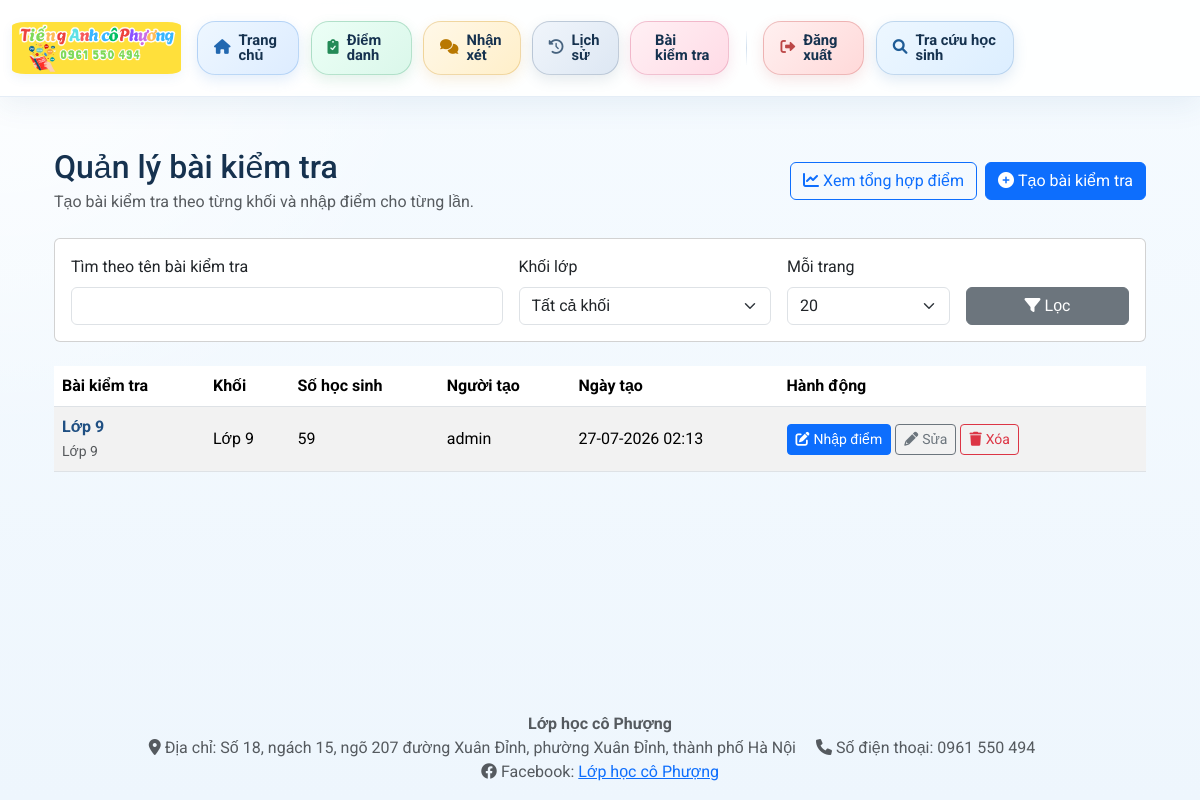
Page /tests (signed in) on the committed database.
### models.py (models this page shows)
class TestExam(db.Model):
    __tablename__ = 'test_exam'
    __bind_key__ = 'attendance'
    id = db.Column(db.Integer, primary_key=True)
    title = db.Column(db.String(200), nullable=False)
    grade = db.Column(db.String(20), nullable=False)
    description = db.Column(db.Text, nullable=True)
    created_at = db.Column(db.DateTime, default=datetime.utcnow, nullable=False)
    created_by = db.Column(db.Integer, db.ForeignKey('user.id'), nullable=False)
    created_by_user = db.relationship('User', foreign_keys=[created_by], backref='test_exams_created')

class User(UserMixin, db.Model):
    __bind_key__ = 'attendance'
    id = db.Column(db.Integer, primary_key=True)
    username = db.Column(db.String(80), unique=True, nullable=False)
    password = db.Column(db.String(120), nullable=False)
    role = db.Column(db.String(20), default='giaovien', nullable=False) # Đảm bảo trường 'role' tồn tại
    is_admin = db.Column(db.Boolean, default=False)

### app.py (the view)
@app.route('/tests')
@login_required
def test_management():
    if current_user.role not in ['admin', 'giaovien']:
        flash('Bạn không có quyền truy cập trang này.', 'danger')
        abort(403)
    page = request.args.get('page', 1, type=int)
    per_page = request.args.get('per_page', 20, type=int)
    search_query = request.args.get('search_query', '').strip()
    grade_filter = request.args.get('grade_filter', '').strip()
    available_grades = [grade[0] for grade in db.session.query(Student.grade).distinct().order_by(Student.grade).all()]
    exams_query = TestExam.query
    if search_query:
        exams_query = exams_query.filter(TestExam.title.ilike(f'%{search_query}%'))
    if grade_filter:
        exams_query = exams_query.filter(TestExam.grade == grade_filter)
    exams_pagination = exams_query.order_by(TestExam.created_at.desc(), TestExam.id.desc()).paginate(
        page=page,
        per_page=per_page,
        error_out=False
    )
    exams = exams_pagination.items
    for exam in exams:
        sync_exam_roster(exam)
    if exams:
        db.session.commit()
    exam_ids = [exam.id for exam in exams]
    student_counts = {}
    if exam_ids:
        student_count_rows = db.session.query(
            TestScore.test_exam_id,
            func.count(TestScore.id)
        ).filter(
            TestScore.test_exam_id.in_(exam_ids),
            TestScore.attempt_number == 1
        ).group_by(TestScore.test_exam_id).all()
        student_counts = {exam_id: count for exam_id, count in student_count_rows}
    return render_template(
        'test_management.html',
        exams=exams,
        exams_pagination=exams_pagination,
        student_counts=student_counts,
        search_query=search_query,
        grade_filter=grade_filter,
        available_grades=available_grades
    )

### app.py (called while the page is built, shortened)
def get_exam_attempt_numbers(exam_id):
    attempt_rows = db.session.query(TestScore.attempt_number).filter_by(
        test_exam_id=exam_id
    ).distinct().order_by(TestScore.attempt_number.asc()).all()
    return [attempt_number for (attempt_number,) in attempt_rows]

def get_exam_student_ids(exam_id):
    return {
        student_id
        for (student_id,) in db.session.query(TestScore.student_id).filter_by(
            test_exam_id=exam_id
        ).distinct().all()
    }

def sync_exam_roster(exam):
    attempt_numbers = get_exam_attempt_numbers(exam.id)
    if not attempt_numbers:
        return {'added': 0, 'removed': 0}
    target_student_ids = {
        student.id
        for student in Student.query.filter_by(grade=exam.grade).all()
    }
    existing_student_ids = get_exam_student_ids(exam.id)
    missing_student_ids = sorted(target_student_ids - existing_student_ids)
    removed_student_ids = sorted(existing_student_ids - target_student_ids)
    if removed_student_ids:
        TestScore.query.filter(
            TestScore.test_exam_id == exam.id,
            TestScore.student_id.in_(removed_student_ids)
        ).delete(synchronize_session=False)
    return {
        'added': len(missing_student_ids),
        'removed': len(removed_student_ids)
    }

@login_manager.user_loader
def load_user(user_id):
    return db.session.get(User, int(user_id))

### templates/test_management.html (shortened to what this page needs)
{% extends "base.html" %}
{% block content %}
<div class="container mt-4">
    <div class="d-flex justify-content-between align-items-center mb-4">
        <div>
            <h2 class="mb-1">Quản lý bài kiểm tra</h2>
            <p class="text-muted mb-0">Tạo bài kiểm tra theo từng khối và nhập điểm cho từng lần.</p>
        </div>
        <div class="d-flex gap-2 flex-wrap">
            <a href="{{ url_for('public_test_scores') }}" class="btn btn-outline-primary"><i class="fas fa-chart-line me-1"></i>Xem tổng hợp điểm</a>
            {% if current_user.role in ['admin', 'giaovien'] %}
            <a href="{{ url_for('create_test_exam') }}" class="btn btn-primary"><i class="fas fa-circle-plus me-1"></i>Tạo bài kiểm tra</a>
            {% endif %}
        </div>
    </div>
    <div class="card mb-4">
        <div class="card-body">
            <form method="GET" action="{{ url_for('test_management') }}" class="row g-3 align-items-end">
                <div class="col-md-5">
                    <label for="search_query" class="form-label">Tìm theo tên bài kiểm tra</label>
                    <input type="text" id="search_query" name="search_query" class="form-control" value="{{ search_query }}">
                </div>
                <div class="col-md-3">
                    <label for="grade_filter" class="form-label">Khối lớp</label>
                    <select id="grade_filter" name="grade_filter" class="form-select">
                        <option value="">Tất cả khối</option>
                    </select>
                </div>
                <div class="col-md-2">
                    <label for="per_page" class="form-label">Mỗi trang</label>
                    <select id="per_page" name="per_page" class="form-select">
                        {% for size in [10, 20, 50, 100] %}
                        <option value="{{ size }}" {% if exams_pagination.per_page == size %}selected{% endif %}>{{ size }}</option>
                        {% endfor %}
                    </select>
                </div>
                <div class="col-md-2">
                    <button type="submit" class="btn btn-secondary w-100"><i class="fas fa-filter me-1"></i>Lọc</button>
                </div>
            </form>
        </div>
    </div>
    {% if exams %}
    <div class="table-responsive">
        <table class="table table-striped table-hover align-middle">
            <thead>
                <tr>
                    <th>Bài kiểm tra</th>
                    <th>Khối</th>
                    <th>Số học sinh</th>
                    <th>Người tạo</th>
                    <th>Ngày tạo</th>
                    <th>Hành động</th>
                </tr>
            </thead>
            <tbody>
                {% for exam in exams %}
                <tr>
                    <td>
                        <a href="{{ url_for('public_test_scores', exam_id=exam.id) }}" class="test-management__exam-link">
                            <div class="fw-bold test-management__exam-title">{{ exam.title }}</div>
                            {% if exam.description %}
                            <div class="text-muted small test-management__exam-description">{{ exam.description }}</div>
                            {% endif %}
                        </a>
                    </td>
                    <td>{{ exam.grade }}</td>
                    <td>{{ student_counts.get(exam.id, 0) }}</td>
                    <td>{{ exam.created_by_user.username if exam.created_by_user else 'N/A' }}</td>
                    <td>{{ exam.created_at.strftime('%d-%m-%Y %H:%M') if exam.created_at else '' }}</td>
                    <td>
                        <a href="{{ url_for('manage_test_exam', exam_id=exam.id) }}" class="btn btn-primary btn-sm"><i class="fas fa-pen-to-square me-1"></i>Nhập điểm</a>
                        <a href="{{ url_for('edit_test_exam', exam_id=exam.id) }}" class="btn btn-outline-secondary btn-sm"><i class="fas fa-pencil me-1"></i>Sửa</a>
                        {% if current_user.role in ['admin', 'giaovien'] %}
                        <form method="POST" action="{{ url_for('delete_test_exam', exam_id=exam.id) }}" class="d-inline" onsubmit="return confirm('Xóa bài kiểm tra {{ exam.title }}?');">
                            <button type="submit" class="btn btn-outline-danger btn-sm"><i class="fas fa-trash me-1"></i>Xóa</button>
                        </form>
                        {% endif %}
                    </td>
                </tr>
                {% endfor %}
            </tbody>
        </table>
    </div>
    {% else %}
    <div class="alert alert-info">Chưa có bài kiểm tra nào phù hợp với bộ lọc hiện tại.</div>
    {% endif %}
</div>
{% endblock %}

### static/css/style.css (style rules this page uses)
:root { --app-sky-1: #e9f5ff; --app-sky-2: #cfe7ff; --app-sky-3: #7bb6f5; --app-blue: #2f6fb2; --app-blue-dark: #1f4f82; --app-ink: #16324f; --app-border: rgba(47, 111, 178, 0.14); --app-shadow: 0 10px 30px rgba(32, 76, 123, 0.12); }
body { padding-top: 92px; font-family: 'Roboto', sans-serif; background: radial-gradient(circle at top left, rgba(255, 255, 255, 0.9), transparent 30%), linear-gradient(180deg, #f6fbff 0%, #eef6fd 100%); color: var(--app-ink); }
.test-management__exam-link { display: inline-block; color: inherit; text-decoration: none; border-radius: 14px; padding: 0.15rem 0.35rem 0.2rem; margin: -0.15rem -0.35rem; transition: background-color 0.18s ease, transform 0.18s ease, box-shadow 0.18s ease; }
.test-management__exam-title { color: var(--app-blue-dark); }
.test-management__exam-description { margin-top: 0.1rem; }

### rows in the picture
TestExam: title "Lớp 9", description "Lớp 9", grade "Lớp 9", get "59", created_by_user "admin", created_at "27-07-2026 02:13"

### other values in the picture
form field per_page "20"
